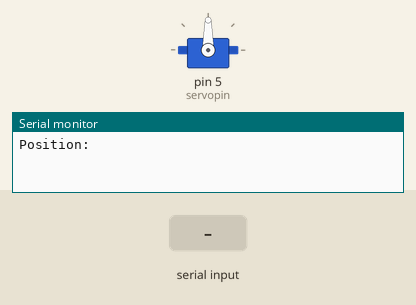
This sketch was run on a simulated Arduino Uno, built with avr-gcc and run on an emulated ATmega328P. Shown: servo, the last lines printed to the serial monitor. The test bench sets the inputs (shaded band).

Above: at 1.9 s.
2.0 s: "90,45\n" received over Serial
At 4.8 s:
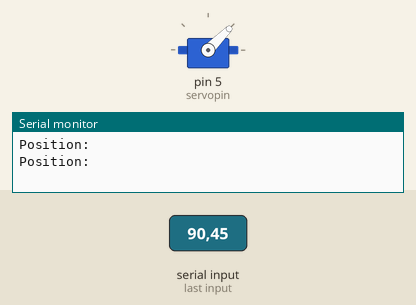
5.0 s: "30,150\n" received over Serial
At 7.0 s:
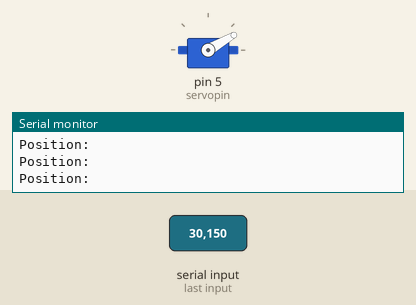
7.5 s: "0\n" received over Serial
10.5 s: "200\n" received over Serial
At 12.8 s:
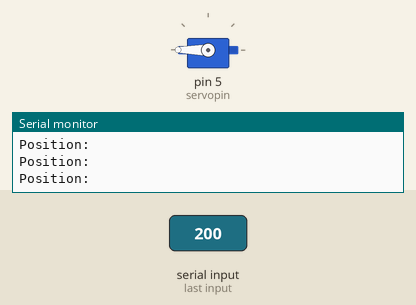
13.5 s: "90\n" received over Serial
At 17.8 s:
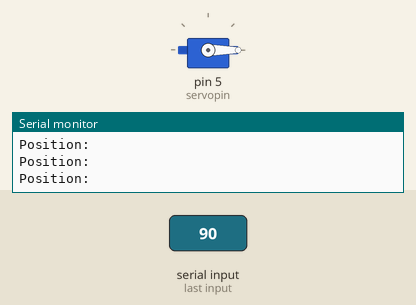
Timing chart, 0 to 18.5 s (numbered marks = the images above; inputs shaded):
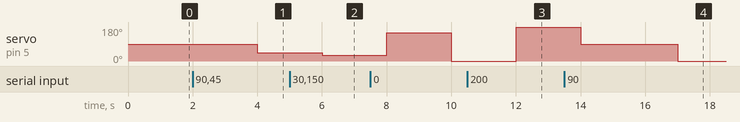

The sketch:

steering_part.ino
```cpp
#include <Servo.h>
int servopin=5;
Servo steerservo;
int pos;
String direc;

void setup() {
  // put your setup code here, to run once:
steerservo.attach(servopin);
Serial.begin(9600);
}

void loop() {
  delay(1000);
  Serial.println("Position: ");
  while (Serial.available()==0){}
    pos=Serial.parseInt();
    steerservo.write(pos);
  delay(1000);
  }
```

Measured:
- after the input at 2.0 s, servo on pin 5 (servopin): 90° → 45° after 2.0 s
- after the input at 5.0 s, servo on pin 5 (servopin): 45° → 30° after 1.0 s
- after the input at 10.5 s, servo on pin 5 (servopin): 0° → 180° after 1.5 s
- after the input at 13.5 s, servo on pin 5 (servopin): 180° → 90° after 0.50 s, → 0° 3.0 s later
